Frame 1 (no input): blank canvas, image omitted
Frame 60 (the mouse pressed at the canvas centre just before this capture): blank canvas, image omitted
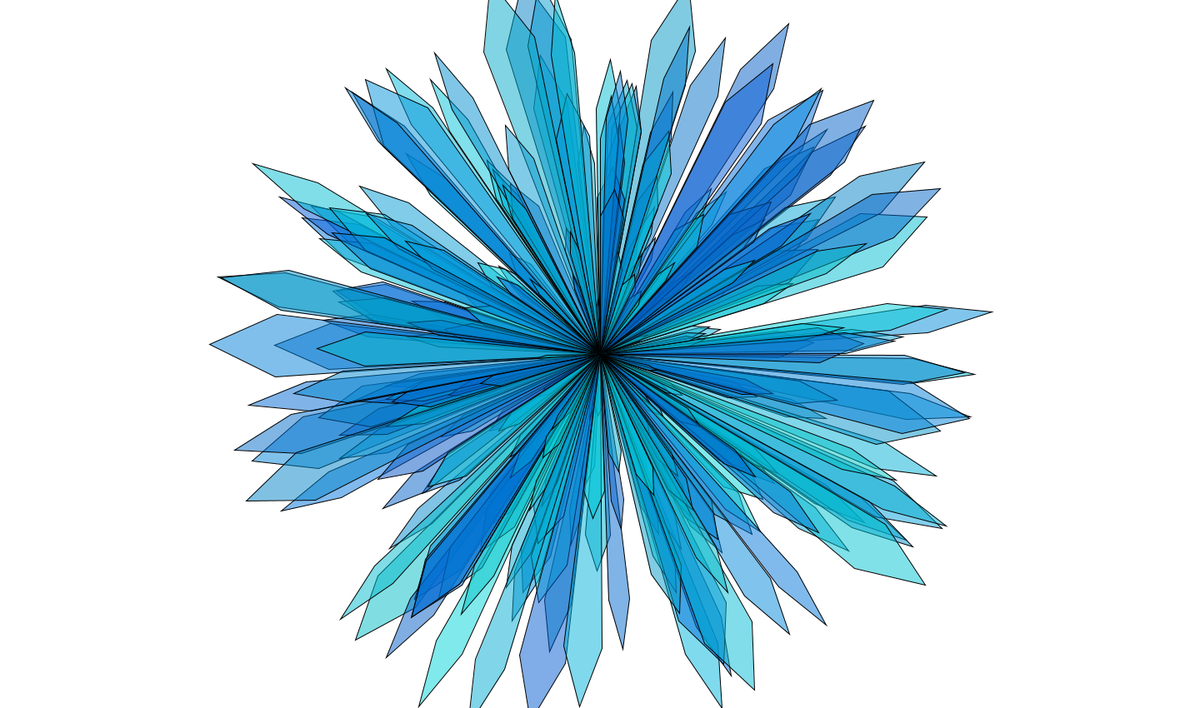
Frame 120 (the mouse held since frame 60 and released just before this capture)

The Processing sketch whose frames 1 and 60 were blank and that drew this single picture after the mouse press (run headless with seeded random() and noise(); from frame 60 on, the mouse is pressed at the canvas centre):

// Processing sketch: processing_102031
// ── processing_102031.pde

/* Sebastian Shader
cmps 5J
pa3
*/

void setup()
{
  size(1440, 850);
  background(255);
  smooth();
  frameRate(30);
  colorMode(HSB, 100);
}

void draw()
{ boolean drawing = true;
  //only if the mouse is pressed and the variables mouseX and mouseY aren't at their initial values
  if(mousePressed == true && mouseX !=0 && mouseY !=0){
    // this looop creates 4 quadrilateral spears of random size, each at a random angle, for the 4 quadrants
  for(int i=0; i < 4; i ++)
    {
      // random value between 0 and pi/2
      float degree = random(HALF_PI);
      // add to 0, 1, 2, and 3 times pi/2
      degree += (i*HALF_PI);
      //random size
      float magni = random(50, 400);
      // Hue changes with mouseX, brightness changes with mouseY, constrained to the range in colorMode in setup()
      fill(constrain((random(10)+mouseX*100/width), 0, 100), 100, constrain(70+(random(10)+mouseY*25/width), 75, 100),50);
      //quadrilateral with randomized "width". The middle (3rd point) of the shape is the one multiplied by 1.2*magnitude
      float divide = random(4, 10);
      quad(mouseX, mouseY, mouseX+(magni*cos(degree)), mouseY+(magni*sin(degree)), mouseX+(magni*1.2*cos(degree+(QUARTER_PI/(divide*2)))),
      mouseY+(magni*1.2*sin(degree+(QUARTER_PI/(divide*2)))), 
      mouseX+(magni*cos(degree+(QUARTER_PI/divide))), mouseY+(magni*sin(degree+(QUARTER_PI/divide))));
    }
  }
}
//clear screen (draw it white) if a key is pressed
void keyPressed(){
  background(0, 0, 100);
}
